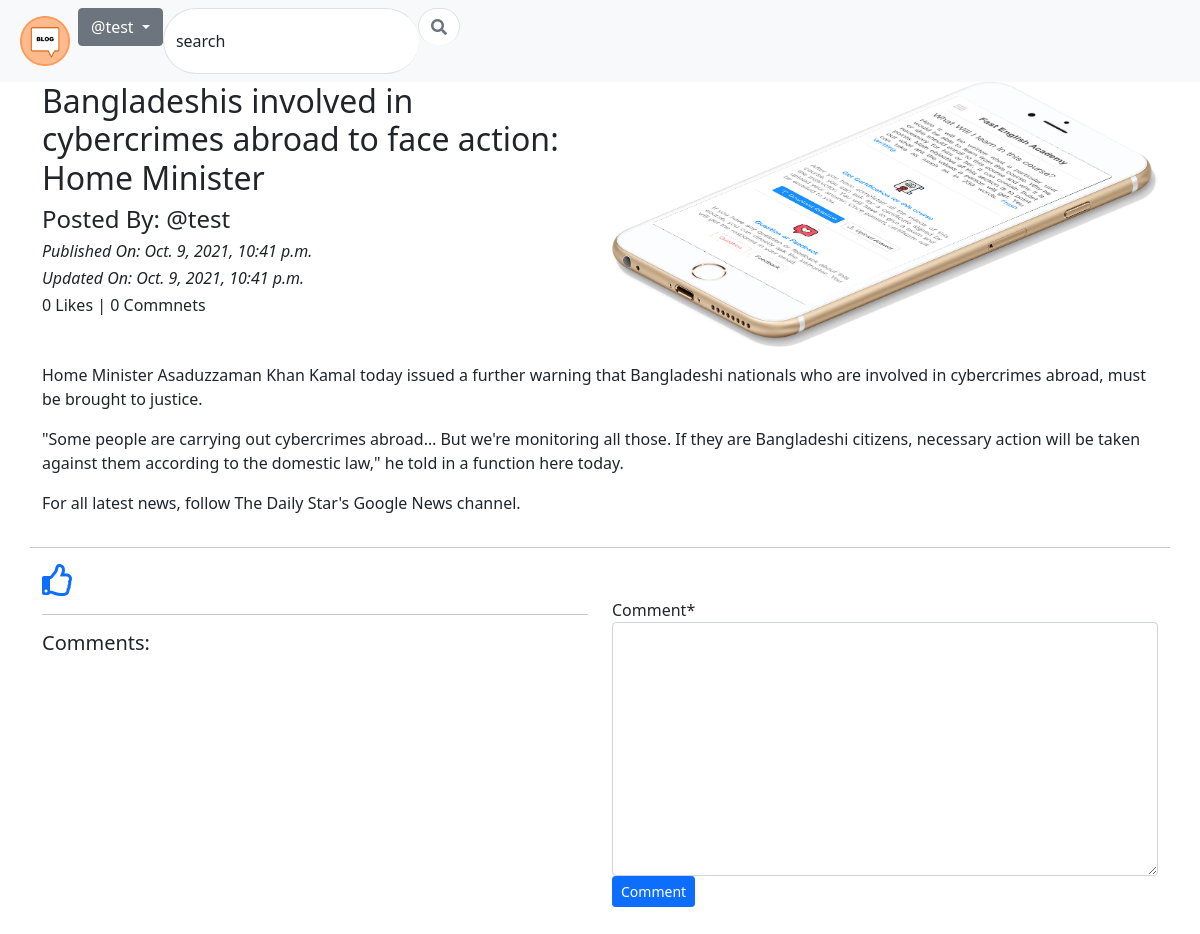
The app's page /blog/details/bangladeshis-involved-in-cybercrimes-abroad-to-face-action-home-minister/ (signed in) with its own data.
### App_Blog/models.py (models this page shows, shortened)
class Blog(models.Model):
    author = models.ForeignKey(User, on_delete=models.CASCADE, related_name='post_author')
    blog_title = models.CharField(max_length=264, verbose_name='Put a Title')
    slug = models.SlugField(max_length=264, unique=True, blank=True, null=True, allow_unicode=True)
    blog_content = models.TextField(verbose_name='Whats on your mind?')
    blog_image = models.ImageField(upload_to='blog_images', verbose_name='Image')
    publish_date = models.DateTimeField(auto_now_add=True)
    update_date = models.DateTimeField(auto_now=True)
    class Meta:
        ordering = ['-publish_date']
    """
    def save(self, *args, **kwargs):
        # obj = Article.objects.get(id=1)
        # set something
        if self.slug is None:
            self.slug = slugify(self.blog_title)
        # if self.slug is None:
        #     slugify_instance_title(self, save=False)
        super().save(*args, **kwargs)
        # obj.save()
        # do another something
    """

### App_Blog/views.py (the view, shortened to what this page needs)
# urls.py: path('details/<slug>/', views.blog_details, name='blog_details'),
@login_required
def blog_details(request, slug):
    blog = Blog.objects.get(slug=slug)
    comment_form = CommentForm()
    already_liked = Likes.objects.filter(blog=blog, user=request.user)
    if already_liked:
        liked = True
    else:
        liked = False
    return render(request, 'App_Blog/blog_details.html', context={'blog':blog, 'comment_form':comment_form, 'liked':liked})

### App_Blog/forms.py
class CommentForm(forms.ModelForm):
    class Meta:
        model = Comment
        fields = ('comment',)

### templates/App_Blog/blog_details.html (shortened to what this page needs)
{% extends 'base.html' %}
{% load crispy_forms_tags %}
{% block body_block %}
<div class="row">
    <div class="col-sm-6">
        <h2>{{blog.blog_title}}</h2>
        <h4>Posted By: @{{blog.author}} </h4>
        <i><h6>Published On: {{blog.publish_date}} </h6></i>
        <i><h6>Updated On: {{blog.update_date}} </h6></i>
        <h6> {{ blog.liked_blog.count}} Likes | {{ blog.blog_comment.count}} Commnets </h6>
    </div>
    <div class="col-sm-6">
        <img src="/media/{{blog.blog_image}}" width="100%" alt="">
    </div>
    <p> {{blog.blog_content|linebreaks}}</p>
    <hr>
</div>
{% if not liked %}
<a href=" {% url 'App_Blog:liked_post' pk=blog.pk  %} ">
    <i class="far fa-thumbs-up fa-2x"></i>
</a>
{% else %}
<a href="{% url 'App_Blog:unliked_post' pk=blog.pk  %}">
    <i class="far fa-thumbs-down fa-2x"></i>
</a>
{% endif %}
<div class="row">
    <div class="col-sm-6">
        <hr>
        <h5>Comments:</h5>
    </div>
    <div class="col-sm-6">
        <form method="POST">
            {{ comment_form|crispy }}
            <button type="submit" class="btn btn-primary btn-sm">Comment</button></button>
        </form>
    </div>
</div>
<br>
<br>
{% endblock %}

### templates/base.html (shortened to what this page needs)
<!DOCTYPE html>
<html lang="en">
<head>
    <link rel="stylesheet" href="https://cdn.jsdelivr.net/npm/bootstrap@5.0.2/dist/css/bootstrap.min.css" rel="stylesheet">
    <link rel="stylesheet" href="https://use.fontawesome.com/releases/v5.15.4/css/all.css">
</head>
<body>
    <nav class="navbar navbar-expand-lg navbar-light bg-light">
        <div class="container-fluid">
          <div class="collapse navbar-collapse" id="navbarNav">
            <ul class="navbar-nav">
              <li class="nav-item">
                <a class="nav-link active" aria-current="page" href="{% url 'index' %} "><img src="/media/kisspng-blogger.png"  width="50px" alt=""></a>
              </li>
              {% if user.is_authenticated %}
              <div class="dropdown">
                <button class="btn btn-secondary dropdown-toggle" type="button" id="dropdownMenuButton1" data-bs-toggle="dropdown" aria-expanded="false">
                  @{{user.username}}
                </button>
              </div>
              {% endif %}
              <div class="row">
                    <div class="input-group">
                        <input class="form-control border-end-0 border rounded-pill" type="search" value="search" id="example-search-input">
                        <span class="input-group-append">
                            <button class="btn btn-outline-secondary bg-white border-bottom-0 border rounded-pill ms-n5" type="button">
                                <i class="fa fa-search"></i>
                            </button>
                        </span>
                    </div>
                </div>
            </div>
          </div>
      </nav>
      <div class="container" style="padding: top 20px;">
        {% block body_block %}
        {% endblock %}
      </div>
</body>
</html>

### records on screen
Blog: blog_title "Bangladeshis involved in cybercrimes abroad to face action: Home Minister", author "test", publish_date "Oct. 9, 2021, 10:41 p.m.", update_date "Oct. 9, 2021, 10:41 p.m.", liked_blog.count "0", blog_comment.count "0", blog_image (picture), blog_content "Home Minister Asaduzzaman Khan Kamal today issued a further warning that Bangladeshi nationals who are involved in cybercrimes abroad, must be brought to justice. \"Some people are carrying out cybercrimes abroad… But we're monitoring all those. If they are Bangladeshi citizens, necessary action will be taken against them according to the domestic law,\" he told in a function here today. For all latest news, follow The Daily Star's Google News channel."

### other values on screen
{{ user.username }} "test"
